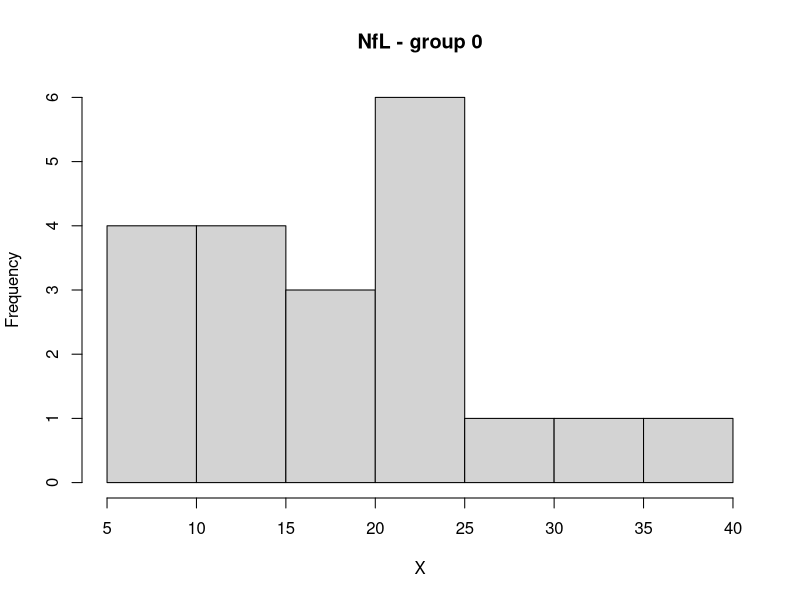
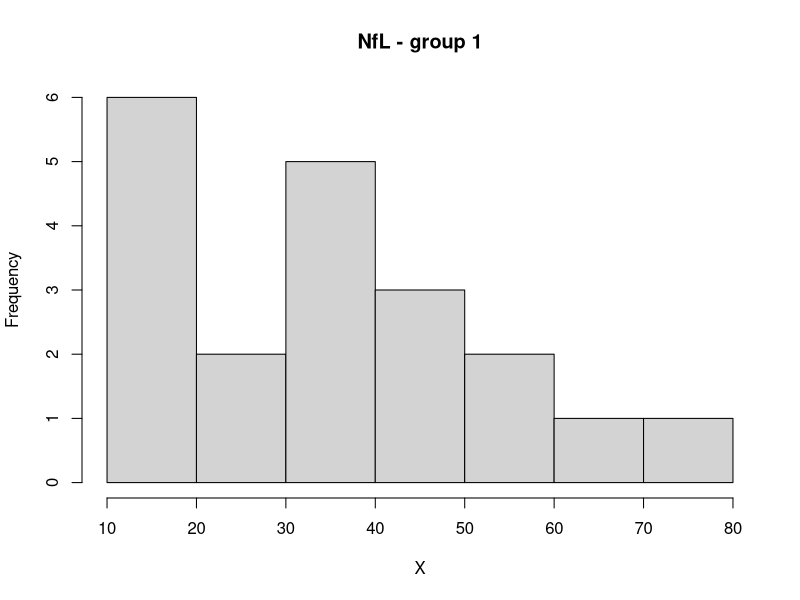

Generate these figures, in order, with R: (Note: this script raises an error after producing the figures.)
# Install packages
install.packages("tidyverse")
install.packages("car")

# Import packages
library(readr)
library(car)
library(dplyr)
library(MASS)

data <- read.csv("data/Data_T1.csv")

# Examine data structure
head(data)
summary(data)


# Visualise data
hist(data$NFL[data$GROUP == 0], main = "NfL - group 0", xlab = "X")
hist(data$NFL[data$GROUP == 1], main = "NfL - group 1", xlab = "X")

# Fit the NFL data to the normal distribution
normal_params_0 <- fitdistr(data$NFL[data$GROUP == 0], "normal")
normal_params_1 <- fitdistr(data$NFL[data$GROUP == 1], "normal")
normal_params_1

NFL_group_0 = data$NFL[data$GROUP == 0]
NFL_group_1 = data$NFL[data$GROUP == 1]

# Do fitted distributions for group 0 
height_min <- min(NFL_group_0)
height_max <- max(NFL_group_0)
x_pdf <- seq(height_min, height_max, 1)

weibull_params_0 <- fitdistr(NFL_group_0, "weibull")
# Then we sample from the pdfs using the parameter estimates
y_norm <- dnorm(x_pdf, normal_params_0$estimate["mean"], normal_params$estimate["sd"])
y_weib <- dweibull(x_pdf, weibull_params_0$estimate["shape"], weibull_params$estimate["scale"])

# Plot the histogram and lines
hist(NFL_group_0, freq = FALSE, xlab = "NFL concentration", ylab = "Density", main = "NFL Group 0 Fitted Distributions")
lines(x_pdf, y_norm, col="blue")
lines(x_pdf, y_weib, col="red")
legend(x = "topleft", c("normal","Weibull"), col=c("blue","red"), lty = 1, cex = 1)

# Do fitted distributions for group 1 
height_min <- min(NFL_group_1)
height_max <- max(NFL_group_1)
x_pdf <- seq(height_min, height_max, 1)

weibull_params_1 <- fitdistr(NFL_group_1, "weibull")
# Then we sample from the pdfs using the parameter estimates
y_norm <- dnorm(x_pdf, normal_params_1$estimate["mean"], normal_params$estimate["sd"])
y_weib <- dweibull(x_pdf, weibull_params_1$estimate["shape"], weibull_params$estimate["scale"])


# Plot the histogram and lines
hist(NFL_group_1, freq = FALSE, xlab = "NFL concentration", ylab = "Density", main = "NFL Group 1 Fitted Distributions")
lines(x_pdf, y_norm, col="purple")
lines(x_pdf, y_weib, col="orange")
legend(x = "topleft", c("normal","Weibull"), col=c("purple","orange"), lty = 1, cex = 1)



hist(data$PTAU181[data$GROUP == 0], main = "P-tau181 - group 0", xlab = "X")
hist(data$PTAU181[data$GROUP == 1], main = "P-tau181 - group 1", xlab = "X")

#boxplot(data$NFL[data$GROUP == 0], data$NFL[data$GROUP == 1], data = data, main = "NfL - both groups")

boxplot(NFL ~ GROUP, data = data, main = "NfL - both groups")
boxplot(PTAU181 ~ GROUP, data = data, main = "P-tau181 - both groups")

qqPlot(data$NFL[data$GROUP == 0], main = "NfL - group 0")
qqPlot(data$NFL[data$GROUP == 1], main = "NfL - group 1")

qqPlot(data$PTAU181[data$GROUP == 0], main = "NfL - group 0")
qqPlot(data$PTAU181[data$GROUP == 1], main = "NfL - group 1")

# Test for normality
shapiro.test(data$NFL[data$GROUP == 0])
shapiro.test(data$NFL[data$GROUP == 1])
shapiro.test(data$PTAU181[data$GROUP == 0])
shapiro.test(data$PTAU181[data$GROUP == 1])

# T-test for NfL (normal)
var.test(NFL ~ GROUP, data = data)

t.test(NFL ~ GROUP, data = data, var.equal = FALSE)

# Wilcoxon test for P-tau181 (not normal)
wilcox.test(PTAU181 ~ GROUP, data = data)

# Correlation test. Filter only Group 0 (Control participants)
group1 <- subset(data, GROUP == 0)

# Scatter plot with regression line
ggplot(group1, aes(x = NFL, y = PTAU181)) +
  geom_point(color = "red", size = 3) +
  geom_smooth(method = "lm", se = TRUE, color = "black") +
  labs(
    title = "Correlation between NFL and P-tau181 (Group 0: Control)",
    x = "NFL (pg/mL)",
    y = "P-tau181 (pg/mL)"
  ) +
  theme_minimal(base_size = 14)

# Pearson correlation
cor(group1$NFL, group1$PTAU181, method = "pearson")

# Correlation test. Filter only Group 1 (AD participants)
group1 <- subset(data, GROUP == 1)

# Scatter plot with regression line
ggplot(group1, aes(x = NFL, y = PTAU181)) +
  geom_point(color = "red", size = 3) +
  geom_smooth(method = "lm", se = TRUE, color = "black") +
  labs(
    title = "Correlation between NFL and P-tau181 (Group 1: AD)",
    x = "NFL (pg/mL)",
    y = "P-tau181 (pg/mL)"
  ) +
  theme_minimal(base_size = 14)

# Pearson correlation
cor(group1$NFL, group1$PTAU181, method = "pearson")

# Correlation test. Scatter plot for ALL participants (Group 0 + Group 1 together)
ggplot(data, aes(x = NFL, y = PTAU181)) +
  geom_point(color = "blue", size = 3) +
  geom_smooth(method = "lm", se = TRUE, color = "black") +
  labs(
    title = "Correlation between NFL and P-tau181 (All Participants)",
    x = "NFL (pg/mL)",
    y = "P-tau181 (pg/mL)"
  ) +
  theme_minimal(base_size = 14)

# Pearson correlation across all participants
cor(data$NFL, data$PTAU181, method = "pearson")
